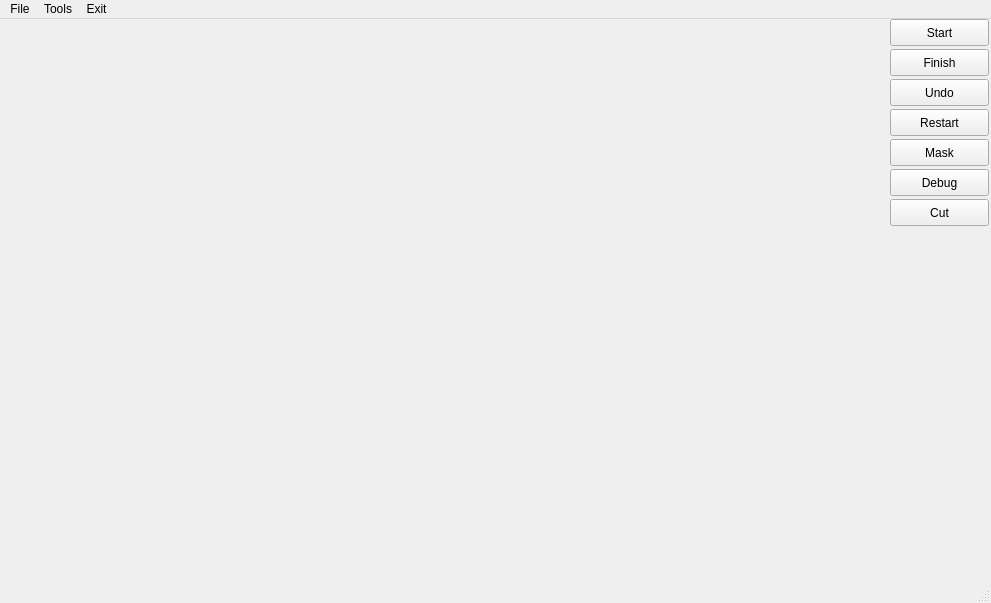
<?xml version="1.0" encoding="UTF-8"?>
<ui version="4.0">
 <class>Intelligent_Scissor</class>
 <widget class="QMainWindow" name="Intelligent_Scissor">
  <property name="geometry">
   <rect>
    <x>0</x>
    <y>0</y>
    <width>991</width>
    <height>603</height>
   </rect>
  </property>
  <property name="windowTitle">
   <string>MainWindow</string>
  </property>
  <widget class="QWidget" name="centralWidget">
   <widget class="QLabel" name="label">
    <property name="geometry">
     <rect>
      <x>0</x>
      <y>0</y>
      <width>1191</width>
      <height>651</height>
     </rect>
    </property>
    <property name="mouseTracking">
     <bool>true</bool>
    </property>
    <property name="text">
     <string/>
    </property>
   </widget>
   <widget class="QLabel" name="label_2">
    <property name="geometry">
     <rect>
      <x>710</x>
      <y>590</y>
      <width>67</width>
      <height>17</height>
     </rect>
    </property>
    <property name="text">
     <string>Coord</string>
    </property>
   </widget>
   <widget class="QPushButton" name="pushButton">
    <property name="geometry">
     <rect>
      <x>1020</x>
      <y>10</y>
      <width>99</width>
      <height>27</height>
     </rect>
    </property>
    <property name="text">
     <string>Test</string>
    </property>
   </widget>
   <widget class="QPushButton" name="Start">
    <property name="geometry">
     <rect>
      <x>890</x>
      <y>0</y>
      <width>99</width>
      <height>27</height>
     </rect>
    </property>
    <property name="text">
     <string>Start</string>
    </property>
   </widget>
   <widget class="QPushButton" name="Finish">
    <property name="geometry">
     <rect>
      <x>890</x>
      <y>30</y>
      <width>99</width>
      <height>27</height>
     </rect>
    </property>
    <property name="text">
     <string>Finish</string>
    </property>
   </widget>
   <widget class="QPushButton" name="Undo">
    <property name="geometry">
     <rect>
      <x>890</x>
      <y>60</y>
      <width>99</width>
      <height>27</height>
     </rect>
    </property>
    <property name="text">
     <string>Undo</string>
    </property>
   </widget>
   <widget class="QPushButton" name="Restart">
    <property name="geometry">
     <rect>
      <x>890</x>
      <y>90</y>
      <width>99</width>
      <height>27</height>
     </rect>
    </property>
    <property name="text">
     <string>Restart</string>
    </property>
   </widget>
   <widget class="QPushButton" name="Mask">
    <property name="geometry">
     <rect>
      <x>890</x>
      <y>120</y>
      <width>99</width>
      <height>27</height>
     </rect>
    </property>
    <property name="text">
     <string>Mask</string>
    </property>
   </widget>
   <widget class="QPushButton" name="Debug">
    <property name="geometry">
     <rect>
      <x>890</x>
      <y>150</y>
      <width>99</width>
      <height>27</height>
     </rect>
    </property>
    <property name="text">
     <string>Debug</string>
    </property>
   </widget>
   <widget class="QPushButton" name="Cut">
    <property name="geometry">
     <rect>
      <x>890</x>
      <y>180</y>
      <width>99</width>
      <height>27</height>
     </rect>
    </property>
    <property name="text">
     <string>Cut</string>
    </property>
   </widget>
  </widget>
  <widget class="QStatusBar" name="statusBar"/>
  <widget class="QMenuBar" name="menuBar">
   <property name="geometry">
    <rect>
     <x>0</x>
     <y>0</y>
     <width>991</width>
     <height>25</height>
    </rect>
   </property>
   <widget class="QMenu" name="menuFile">
    <property name="title">
     <string>File</string>
    </property>
    <addaction name="actionLoad"/>
    <addaction name="actionSave"/>
    <addaction name="actionAbout"/>
    <addaction name="actionHelp"/>
   </widget>
   <widget class="QMenu" name="menuStart">
    <property name="title">
     <string>Exit</string>
    </property>
    <addaction name="actionExit_2"/>
   </widget>
   <widget class="QMenu" name="menuZoom">
    <property name="title">
     <string>Tools</string>
    </property>
    <addaction name="actionZoom_x1_2"/>
    <addaction name="actionZoom_x1"/>
    <addaction name="actionZoom_x2"/>
    <addaction name="actionCost_Graph"/>
   </widget>
   <addaction name="menuFile"/>
   <addaction name="menuZoom"/>
   <addaction name="menuStart"/>
  </widget>
  <action name="actionLoad">
   <property name="text">
    <string>Load</string>
   </property>
  </action>
  <action name="actionSave">
   <property name="text">
    <string>Save</string>
   </property>
  </action>
  <action name="actionAbout">
   <property name="text">
    <string>About</string>
   </property>
  </action>
  <action name="actionHelp">
   <property name="text">
    <string>Help</string>
   </property>
  </action>
  <action name="actionZoom_x1">
   <property name="text">
    <string>Zoom x1</string>
   </property>
  </action>
  <action name="actionZoom_x2">
   <property name="text">
    <string>Zoom x2</string>
   </property>
  </action>
  <action name="actionFinish">
   <property name="text">
    <string>Finish</string>
   </property>
  </action>
  <action name="actionExit">
   <property name="text">
    <string>Exit</string>
   </property>
  </action>
  <action name="actionZoom_x1_2">
   <property name="text">
    <string>Zoom x1/2</string>
   </property>
  </action>
  <action name="actionCost_Graph">
   <property name="text">
    <string>Cost Graph</string>
   </property>
  </action>
  <action name="actionUndo">
   <property name="text">
    <string>Undo</string>
   </property>
  </action>
  <action name="actionRedo">
   <property name="text">
    <string>Restart</string>
   </property>
  </action>
  <action name="actionExit_2">
   <property name="text">
    <string>Exit</string>
   </property>
  </action>
 </widget>
 <layoutdefault spacing="6" margin="11"/>
 <resources/>
 <connections/>
</ui>
